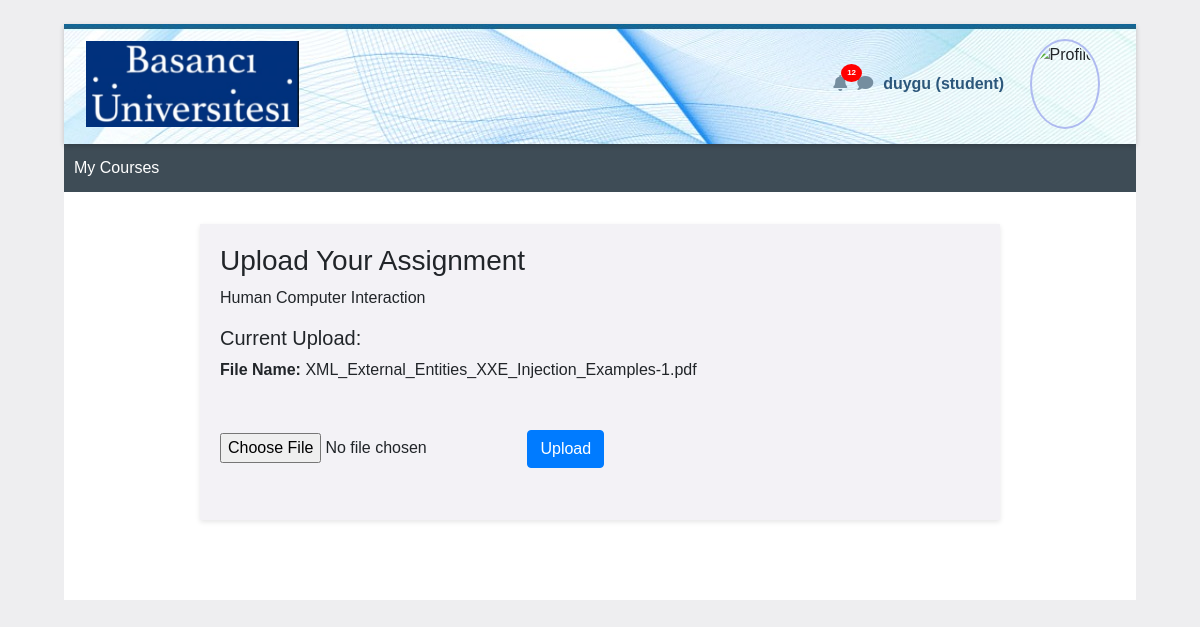
Page /student/2/upload_assignment/Human Computer Interaction (signed in) on the earlier database version.
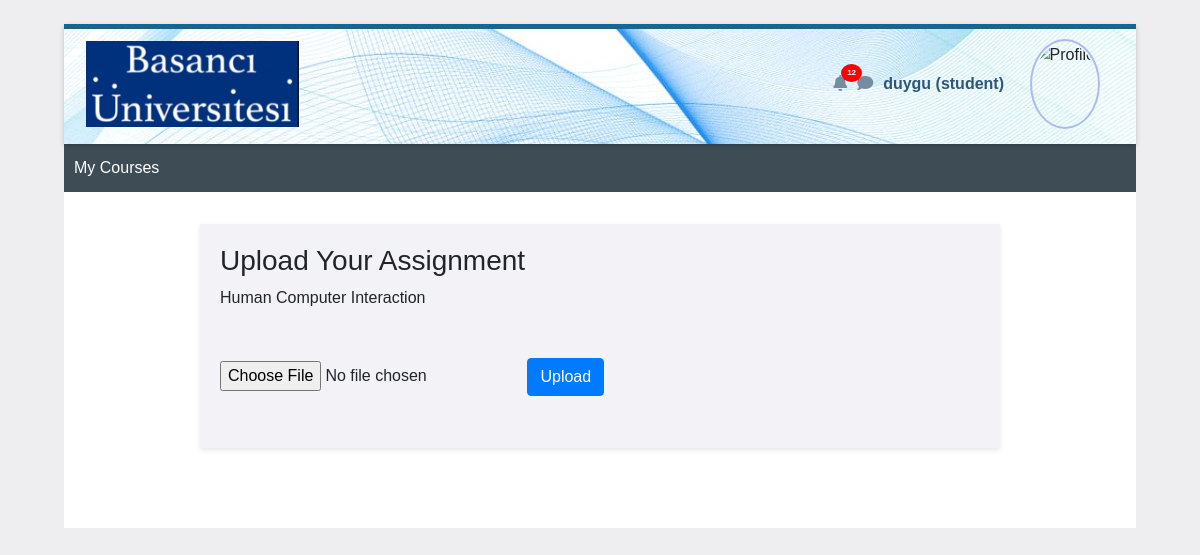
Same page on the later database version.
### tables this page shows
CREATE TABLE assignments (
        id INTEGER PRIMARY KEY AUTOINCREMENT,                
        student_id INTEGER NOT NULL,                         
        course TEXT NOT NULL CHECK(course <> ''),            
        file_data BLOB NOT NULL,                             
        file_name TEXT NOT NULL CHECK(file_name <> ''),      
        FOREIGN KEY(student_id) REFERENCES users(id)      
    );

### app/routes.py (the view, shortened to what this page needs)
@main.route('/student/<student_id>/upload_assignment/<course>', methods=['GET', 'POST'])
@login_required
@is_user
@is_current_user
@limiter.limit("5 per minute", key_func=get_remote_address)
def upload_assignment(student_id, course):
    username = session.get('username')
    role = session.get('role')
    profile_photo = None
    conn = sqlite3.connect(DATABASE)
    c = conn.cursor()
    c.execute('SELECT profile_photo FROM users WHERE id = ?', (student_id,))
    result = c.fetchone()
    if result:
        profile_photo = result[0]
    c.execute("SELECT file_name, file_data FROM assignments WHERE student_id=? AND course=?", (student_id, course))
    existing_assignment = c.fetchone()
    file_name = None
    deserialized_data = None
    if existing_assignment:
        file_name = existing_assignment[0]  # Existing file name
        try:
            deserialized_data = json.loads(existing_assignment[1])
        except json.JSONDecodeError:
            logging.error("Deserialization failed for student_id: %s, course: %s", student_id, course)
            deserialized_data = None  #handle securely without exposing errors
    conn.close()
    return render_template('upload_assignment.html',
                           course=course,
                           student_id=student_id,
                           username=username,
                           role=role,
                           file_name=file_name,
                           deserialized_data=deserialized_data,
                           profile_photo=profile_photo)

### app/routes.py (called while the page is built)
def login_required(f):
    @wraps(f)
    def decorated_function(*args, **kwargs):
        if not session.get('username'):
            abort(401)
        return f(*args, **kwargs)
    return decorated_function

def is_user(f):
    @wraps(f)
    def decorated_function(*args, **kwargs):
        if session.get('role') != 'student':
            abort(403)
        return f(*args, **kwargs)
    return decorated_function

def is_current_user(f):
    @wraps(f)
    def decorated_function(*args, **kwargs):
        if 'student_id' in kwargs and str(session.get('student_id')) != kwargs['student_id']:
            abort(403)
        return f(*args, **kwargs)
    return decorated_function

### app/templates/upload_assignment.html (shortened to what this page needs)
<!DOCTYPE html>
<html lang="en">
<head>
    <link rel="stylesheet" href="https://stackpath.bootstrapcdn.com/bootstrap/4.5.2/css/bootstrap.min.css">
    <link rel="stylesheet" href="https://cdnjs.cloudflare.com/ajax/libs/font-awesome/5.15.4/css/all.min.css">
</head>
<body>
    <div class="initialBox">
        <div class="navbar">
            <div>
                <img src="{{ url_for('static', filename='logo.png') }}" alt="Logo">
            </div>
            <div class="user-profile">
                <div class="notification">
                    <i class="fas fa-bell icn"></i>
                    <span class="notification-badge">12</span>
                </div>
                <div>
                    <i class="fas fa-comment icn"></i>
                </div>
                <div class="user-profile" onclick="toggleDropdown()">
                    <span class="user-name">{{ username }} <strong> ({{role}})</strong></span>
                    {% if profile_photo %}
                    <img src="{{ url_for('main.get_profile_photo', student_id=student_id) }}" alt="Profile"
                        class="profPic">
                    {% else %}
                    <img src="{{ url_for('static', filename='user.png') }}" alt="Profile" class="profPic">
                    {% endif %}
                </div>
            </div>
        </div>
        <div class="middle-bar">
            <a class="course" href="{{ url_for('main.student_dashboard', student_id=student_id) }}">My Courses</a>
        </div>
        <div class="urlWrapper">
            <div class="container">
                <h3>Upload Your Assignment</h3>
                <p>{{ course }}</p>
                {% if file_name %}
                <div>
                    <h5>Current Upload:</h5>
                    <p><strong>File Name:</strong> {{ file_name }}</p>
                </div>
                {% endif %}
                <form method="POST" enctype="multipart/form-data">
                    <input type="file" name="file" required>
                    <button type="submit" class="btn btn-primary">Upload</button>
                </form>
            </div>
        </div>
</body>
</html>

Differences in the rows shown:
removed assignments: course "Human Computer Interaction", file_name "XML_External_Entities_XXE_Injection_Examples-1.pdf"
Other differences:
{{ course }}: (not shown) → "Human Computer Interaction"
text no longer shown: "Current Upload: File Name:"
